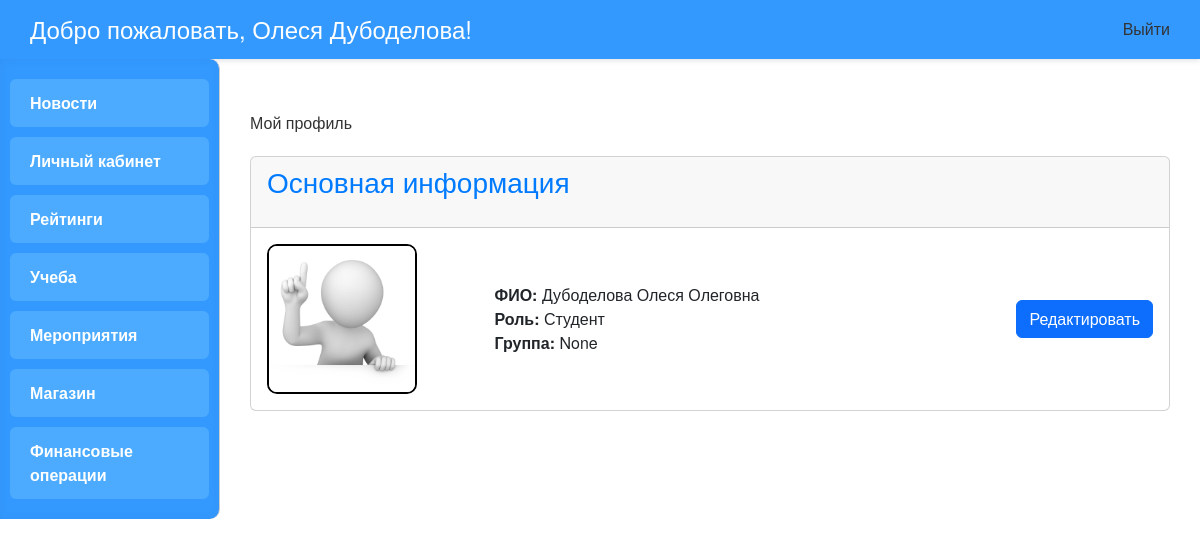
Screenshot of /home/ (signed in) with the database file from the repository.
### main/models.py (models this page shows, shortened)
class Profile(models.Model):
    ROLES = [
        ('ST', 'Студент'),
        ('TE', 'Преподаватель'),
        ('AD', 'Администратор'),
        ('MA', 'Менеджер'),
        ('PR', 'Продавец'),
    ]
    user = models.OneToOneField(User, on_delete=models.CASCADE)
    middle_name = models.CharField(max_length=50, verbose_name='Отчество', blank=True)
    role = models.CharField(max_length=2, choices=ROLES, verbose_name='Роль')
    group = models.ForeignKey('Groups', on_delete=models.SET_NULL, null=True, blank=True, verbose_name='Группа')
    user_photo = models.ImageField(upload_to='profile_photos/', blank=True, null=True, verbose_name='Фото профиля')
    def get_full_name(self):
        return f'{self.user.last_name} {self.user.first_name} {self.middle_name or ""}'

### main/views.py (the view)
# urls.py: path('home/', views.home_page, name='home'),
@login_required
def home_page(request):
    profile = get_object_or_404(Profile, user=request.user)
    if request.method == 'POST':
        form = ProfileForm(request.POST, request.FILES, instance=profile)
        if form.is_valid():
            form.save()
            messages.success(request, "Профиль успешно обновлён")
            return redirect('home')
        else:
            print("Ошибки формы:", form.errors)
    else:
        form = ProfileForm(instance=profile)
    return render(request, 'main/home.html', {
        'profile': profile,
        'form': form,
    })

### main/templates/main/home.html (shortened to what this page needs)
{% extends "main/base.html" %}
{% block content %}
<div class="dashboard mt-4">
    <h1 class="mb-4">Мой профиль</h1>
    <div class="card mb-4">
        <div class="card-header">
            <h2>Основная информация</h2>
        </div>
        <div class="card-body">
            <div class="row align-items-center">
                <div class="col-md-3 text-center mb-3 mb-md-0">
                    {% if profile.user_photo %}
                        <img src="{{ profile.user_photo.url }}" alt="Фото профиля"
                             style="max-width: 150px; border: 2px solid black; border-radius: 10px;">
                    {% else %}
                        <div style="width: 150px; height: 150px; border: 2px solid black; border-radius: 10px;"
                             class="d-flex align-items-center justify-content-center bg-light text-secondary">
                            Нет фото
                        </div>
                    {% endif %}
                </div>
                <div class="col-md-6">
                    <p><strong>ФИО:</strong> {{ profile.get_full_name }}</p>
                    <p><strong>Роль:</strong> {{ profile.get_role_display }}</p>
                    {% if profile.role == 'ST' %}
                        <p><strong>Группа:</strong> {{ profile.group }}</p>
                    {% endif %}
                </div>
                <div class="col-md-3 text-md-end text-center">
                    <button class="btn btn-primary" id="editButton">Редактировать</button>
                </div>
            </div>
        </div>
    </div>
</div>
{% endblock %}

### main/templates/main/base.html (shortened to what this page needs)
<!DOCTYPE html>
<html lang="ru">
<head>
    <script src="https://cdn.tailwindcss.com"></script>
  <link href="https://cdn.jsdelivr.net/npm/bootstrap@5.3.3/dist/css/bootstrap.min.css" rel="stylesheet">
</head>
<body>
  <div class="header">
    {% if user.is_authenticated %}
      <h1>Добро пожаловать, {{ user.get_full_name|default:user.username }}!</h1>
      <form method="post" action="{% url 'logout' %}">
        <button type="submit" onclick="return confirm('Вы уверены, что хотите выйти?')">Выйти</button>
      </form>
    {% else %}
      <h1>Добро пожаловать!</h1>
      <a href="{% url 'login' %}" class="exit-link">Войти</a>
    {% endif %}
  </div>
  <div class="page-wrapper d-flex">
    <div class="sidebar">
      {% if user.profile.role == 'AD' %}
        <div class="menu-item"><a href="{% url 'news' %}">Новости</a></div>
        <div class="menu-item"><a href="{% url 'home' %}">Личный кабинет</a></div>
        <div class="menu-item"><a href="{% url 'dashboard' %}">Рейтинги</a></div>
        <div class="menu-item"><a href="{% url 'study' %}">Учеба</a></div>
        <div class="menu-item"><a href="{% url 'subjects' %}">Предметы</a></div>
        <div class="menu-item"><a href="{% url 'events' %}">Мероприятия</a></div>
        <div class="menu-item"><a href="{% url 'registrations' %}">Регистрации</a></div>
        <div class="menu-item"><a href="{% url 'shop' %}">Магазин</a></div>
        <div class="menu-item"><a href="{% url 'orders' %}">Заказы</a></div>
        <div class="menu-item"><a href="{% url 'operations' %}">Финансовые операции</a></div>
      {% elif user.profile.role == 'ST' %}
        <div class="menu-item"><a href="{% url 'news' %}">Новости</a></div>
        <div class="menu-item"><a href="{% url 'home' %}">Личный кабинет</a></div>
        <div class="menu-item"><a href="{% url 'dashboard' %}">Рейтинги</a></div>
        <div class="menu-item"><a href="{% url 'study' %}">Учеба</a></div>
        <div class="menu-item"><a href="{% url 'events' %}">Мероприятия</a></div>
        <div class="menu-item"><a href="{% url 'shop' %}">Магазин</a></div>
        <div class="menu-item"><a href="{% url 'operations' %}">Финансовые операции</a></div>
      {% elif user.profile.role == 'MA' %}
        <div class="menu-item"><a href="{% url 'news' %}">Новости</a></div>
        <div class="menu-item"><a href="{% url 'home' %}">Личный кабинет</a></div>
        <div class="menu-item"><a href="{% url 'events' %}">Мероприятия</a></div>
        <div class="menu-item"><a href="{% url 'registrations' %}">Регистрации</a></div>
      {% elif user.profile.role == 'PR' %}
        <div class="menu-item"><a href="{% url 'news' %}">Новости</a></div>
        <div class="menu-item"><a href="{% url 'home' %}">Личный кабинет</a></div>
        <div class="menu-item"><a href="{% url 'shop' %}">Магазин</a></div>
        <div class="menu-item"><a href="{% url 'orders' %}">Заказы</a></div>
      {% endif %}
    </div>
    <div class="main">
      {% block content %}{% endblock %}
    </div>
  </div>
</body>
</html>

### main/templates/main/base.html (style rules this page uses)
body { margin: 0; font-family: 'Helvetica Neue', Arial, sans-serif; background-color: #fff; color: #333; }
.header { background-color: #3399ff; padding: 15px 30px; display: flex; justify-content: space-between; align-items: center; box-shadow: 0 2px 5px rgba(0,0,0,0.1); }
.header h1 { margin: 0; font-size: 24px; color: #fff; }
.page-wrapper { display: flex; min-height: 100vh; }
.sidebar { width: 220px; background-color: #3399ff; border-right: 1px solid #ccc; padding: 20px 10px; display: flex; flex-direction: column; gap: 10px; border-radius: 0 10px 10px 0; box-shadow: inset 0 0 10px rgba(0,0,0,0.05); overflow-y: auto; height: 100%; }
.menu-item { padding: 12px 20px; background-color: #4cabff; color: #fff; text-decoration: none; border-radius: 6px; font-weight: 600; cursor: pointer; transition: background-color 0.3s, transform 0.2s; }
.menu-item a { color: #fff !important; text-decoration: none; display: block; width: 100%; height: 100%; }
.main { flex-grow: 1; padding: 30px; }
.main h2 { margin-top: 0; font-size: 28px; color: #007bff; margin-bottom: 20px; }

### rows the page displays
Profile: user_photo (picture), get_full_name "Дубоделова Олеся Олеговна", role "Студент", group "None"

### other values shown
{{ user.get_full_name|default:user.username }} "Олеся Дубоделова"
